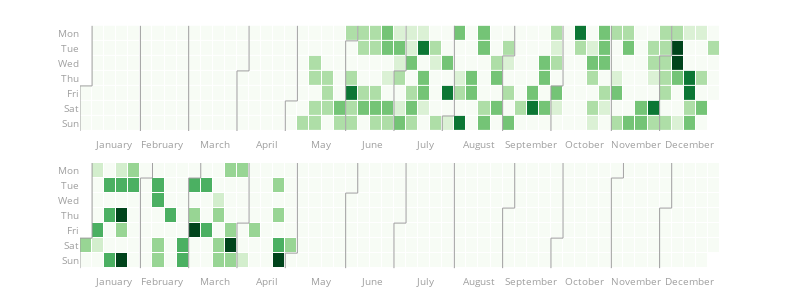

The notebook cell saved with this chart:
### Code cell
import plotly.io as pio
pio.renderers.default = 'jupyterlab' # 'iframe' or 'notebook' or 'colab' or 'jupyterlab'

fig.show() # why does the image not show?

### Figure 1 — Plotly figure (JSON) as saved in the notebook; plotly's stock layout.template omitted (floating-point values rounded to 4 significant figures; data arrays with more than 128 entries replaced by an {"elided": "..."} marker saying what was removed)
{"data": [{"colorscale": [[0, "rgb(247,252,245)"], [0.125, "rgb(229,245,224)"], [0.25, "rgb(199,233,192)"], [0.375, "rgb(161,217,155)"], [0.5, "rgb(116,196,118)"], [0.625, "rgb(65,171,93)"], [0.75, "rgb(35,139,69)"], [0.875, "rgb(0,109,44)"], [1, "rgb(0,68,27)"]], "customdata": {"elided": "365x2 str values"}, "hovertemplate": "%{customdata[0]} <br>%{customdata[1]}=%{z} <br>Week=%{x}", "name": "2021", "showscale": false, "type": "heatmap", "x": {"elided": "365 int values"}, "xaxis": "x", "xgap": 1, "y": {"elided": "365 int values"}, "yaxis": "y", "ygap": 1, "z": {"elided": "365 int values"}}, {"hoverinfo": "skip", "line": {"color": "#9e9e9e", "width": 1}, "mode": "lines", "type": "scatter", "x": [-0.5, -0.5], "xaxis": "x", "y": [3.5, 6.5], "yaxis": "y"}, {"hoverinfo": "skip", "line": {"color": "#9e9e9e", "width": 1}, "mode": "lines", "type": "scatter", "x": [-0.5, 0.5], "xaxis": "x", "y": [3.5, 3.5], "yaxis": "y"}, {"hoverinfo": "skip", "line": {"color": "#9e9e9e", "width": 1}, "mode": "lines", "type": "scatter", "x": [0.5, 0.5], "xaxis": "x", "y": [3.5, -0.5], "yaxis": "y"}, {"hoverinfo": "skip", "line": {"color": "#9e9e9e", "width": 1}, "mode": "lines", "type": "scatter", "x": [4.5, 4.5], "xaxis": "x", "y": [-0.5, 6.5], "yaxis": "y"}, {"hoverinfo": "skip", "line": {"color": "#9e9e9e", "width": 1}, "mode": "lines", "type": "scatter", "x": [8.5, 8.5], "xaxis": "x", "y": [-0.5, 6.5], "yaxis": "y"}, {"hoverinfo": "skip", "line": {"color": "#9e9e9e", "width": 1}, "mode": "lines", "type": "scatter", "x": [12.5, 12.5], "xaxis": "x", "y": [2.5, 6.5], "yaxis": "y"}, {"hoverinfo": "skip", "line": {"color": "#9e9e9e", "width": 1}, "mode": "lines", "type": "scatter", "x": [12.5, 13.5], "xaxis": "x", "y": [2.5, 2.5], "yaxis": "y"}, {"hoverinfo": "skip", "line": {"color": "#9e9e9e", "width": 1}, "mode": "lines", "type": "scatter", "x": [13.5, 13.5], "xaxis": "x", "y": [2.5, -0.5], "yaxis": "y"}, {"hoverinfo": "skip", "line": {"color": "#9e9e9e", "width": 1}, "mode": "lines", "type": "scatter", "x": [16.5, 16.5], "xaxis": "x", "y": [4.5, 6.5], "yaxis": "y"}, {"hoverinfo": "skip", "line": {"color": "#9e9e9e", "width": 1}, "mode": "lines", "type": "scatter", "x": [16.5, 17.5], "xaxis": "x", "y": [4.5, 4.5], "yaxis": "y"}, {"hoverinfo": "skip", "line": {"color": "#9e9e9e", "width": 1}, "mode": "lines", "type": "scatter", "x": [17.5, 17.5], "xaxis": "x", "y": [4.5, -0.5], "yaxis": "y"}, {"hoverinfo": "skip", "line": {"color": "#9e9e9e", "width": 1}, "mode": "lines", "type": "scatter", "x": [21.5, 21.5], "xaxis": "x", "y": [0.5, 6.5], "yaxis": "y"}, {"hoverinfo": "skip", "line": {"color": "#9e9e9e", "width": 1}, "mode": "lines", "type": "scatter", "x": [21.5, 22.5], "xaxis": "x", "y": [0.5, 0.5], "yaxis": "y"}, {"hoverinfo": "skip", "line": {"color": "#9e9e9e", "width": 1}, "mode": "lines", "type": "scatter", "x": [22.5, 22.5], "xaxis": "x", "y": [0.5, -0.5], "yaxis": "y"}, {"hoverinfo": "skip", "line": {"color": "#9e9e9e", "width": 1}, "mode": "lines", "type": "scatter", "x": [25.5, 25.5], "xaxis": "x", "y": [2.5, 6.5], "yaxis": "y"}, {"hoverinfo": "skip", "line": {"color": "#9e9e9e", "width": 1}, "mode": "lines", "type": "scatter", "x": [25.5, 26.5], "xaxis": "x", "y": [2.5, 2.5], "yaxis": "y"}, {"hoverinfo": "skip", "line": {"color": "#9e9e9e", "width": 1}, "mode": "lines", "type": "scatter", "x": [26.5, 26.5], "xaxis": "x", "y": [2.5, -0.5], "yaxis": "y"}, {"hoverinfo": "skip", "line": {"color": "#9e9e9e", "width": 1}, "mode": "lines", "type": "scatter", "x": [29.5, 29.5], "xaxis": "x", "y": [5.5, 6.5], "yaxis": "y"}, {"hoverinfo": "skip", "line": {"color": "#9e9e9e", "width": 1}, "mode": "lines", "type": "scatter", "x": [29.5, 30.5], "xaxis": "x", "y": [5.5, 5.5], "yaxis": "y"}, {"hoverinfo": "skip", "line": {"color": "#9e9e9e", "width": 1}, "mode": "lines", "type": "scatter", "x": [30.5, 30.5], "xaxis": "x", "y": [5.5, -0.5], "yaxis": "y"}, {"hoverinfo": "skip", "line": {"color": "#9e9e9e", "width": 1}, "mode": "lines", "type": "scatter", "x": [34.5, 34.5], "xaxis": "x", "y": [1.5, 6.5], "yaxis": "y"}, {"hoverinfo": "skip", "line": {"color": "#9e9e9e", "width": 1}, "mode": "lines", "type": "scatter", "x": [34.5, 35.5], "xaxis": "x", "y": [1.5, 1.5], "yaxis": "y"}, {"hoverinfo": "skip", "line": {"color": "#9e9e9e", "width": 1}, "mode": "lines", "type": "scatter", "x": [35.5, 35.5], "xaxis": "x", "y": [1.5, -0.5], "yaxis": "y"}, {"hoverinfo": "skip", "line": {"color": "#9e9e9e", "width": 1}, "mode": "lines", "type": "scatter", "x": [38.5, 38.5], "xaxis": "x", "y": [3.5, 6.5], "yaxis": "y"}, {"hoverinfo": "skip", "line": {"color": "#9e9e9e", "width": 1}, "mode": "lines", "type": "scatter", "x": [38.5, 39.5], "xaxis": "x", "y": [3.5, 3.5], "yaxis": "y"}, {"hoverinfo": "skip", "line": {"color": "#9e9e9e", "width": 1}, "mode": "lines", "type": "scatter", "x": [39.5, 39.5], "xaxis": "x", "y": [3.5, -0.5], "yaxis": "y"}, {"hoverinfo": "skip", "line": {"color": "#9e9e9e", "width": 1}, "mode": "lines", "type": "scatter", "x": [43.5, 43.5], "xaxis": "x", "y": [-0.5, 6.5], "yaxis": "y"}, {"hoverinfo": "skip", "line": {"color": "#9e9e9e", "width": 1}, "mode": "lines", "type": "scatter", "x": [47.5, 47.5], "xaxis": "x", "y": [1.5, 6.5], "yaxis": "y"}, {"hoverinfo": "skip", "line": {"color": "#9e9e9e", "width": 1}, "mode": "lines", "type": "scatter", "x": [47.5, 48.5], "xaxis": "x", "y": [1.5, 1.5], "yaxis": "y"}, {"hoverinfo": "skip", "line": {"color": "#9e9e9e", "width": 1}, "mode": "lines", "type": "scatter", "x": [48.5, 48.5], "xaxis": "x", "y": [1.5, -0.5], "yaxis": "y"}, {"colorscale": [[0, "rgb(247,252,245)"], [0.125, "rgb(229,245,224)"], [0.25, "rgb(199,233,192)"], [0.375, "rgb(161,217,155)"], [0.5, "rgb(116,196,118)"], [0.625, "rgb(65,171,93)"], [0.75, "rgb(35,139,69)"], [0.875, "rgb(0,109,44)"], [1, "rgb(0,68,27)"]], "customdata": {"elided": "365x2 str values"}, "hovertemplate": "%{customdata[0]} <br>%{customdata[1]}=%{z} <br>Week=%{x}", "name": "2022", "showscale": false, "type": "heatmap", "x": {"elided": "365 int values"}, "xaxis": "x2", "xgap": 1, "y": {"elided": "365 int values"}, "yaxis": "y2", "ygap": 1, "z": {"elided": "365 int values"}}, {"hoverinfo": "skip", "line": {"color": "#9e9e9e", "width": 1}, "mode": "lines", "type": "scatter", "x": [-0.5, -0.5], "xaxis": "x2", "y": [4.5, 6.5], "yaxis": "y2"}, {"hoverinfo": "skip", "line": {"color": "#9e9e9e", "width": 1}, "mode": "lines", "type": "scatter", "x": [-0.5, 0.5], "xaxis": "x2", "y": [4.5, 4.5], "yaxis": "y2"}, {"hoverinfo": "skip", "line": {"color": "#9e9e9e", "width": 1}, "mode": "lines", "type": "scatter", "x": [0.5, 0.5], "xaxis": "x2", "y": [4.5, -0.5], "yaxis": "y2"}, {"hoverinfo": "skip", "line": {"color": "#9e9e9e", "width": 1}, "mode": "lines", "type": "scatter", "x": [4.5, 4.5], "xaxis": "x2", "y": [0.5, 6.5], "yaxis": "y2"}, {"hoverinfo": "skip", "line": {"color": "#9e9e9e", "width": 1}, "mode": "lines", "type": "scatter", "x": [4.5, 5.5], "xaxis": "x2", "y": [0.5, 0.5], "yaxis": "y2"}, {"hoverinfo": "skip", "line": {"color": "#9e9e9e", "width": 1}, "mode": "lines", "type": "scatter", "x": [5.5, 5.5], "xaxis": "x2", "y": [0.5, -0.5], "yaxis": "y2"}, {"hoverinfo": "skip", "line": {"color": "#9e9e9e", "width": 1}, "mode": "lines", "type": "scatter", "x": [8.5, 8.5], "xaxis": "x2", "y": [0.5, 6.5], "yaxis": "y2"}, {"hoverinfo": "skip", "line": {"color": "#9e9e9e", "width": 1}, "mode": "lines", "type": "scatter", "x": [8.5, 9.5], "xaxis": "x2", "y": [0.5, 0.5], "yaxis": "y2"}, {"hoverinfo": "skip", "line": {"color": "#9e9e9e", "width": 1}, "mode": "lines", "type": "scatter", "x": [9.5, 9.5], "xaxis": "x2", "y": [0.5, -0.5], "yaxis": "y2"}, {"hoverinfo": "skip", "line": {"color": "#9e9e9e", "width": 1}, "mode": "lines", "type": "scatter", "x": [12.5, 12.5], "xaxis": "x2", "y": [3.5, 6.5], "yaxis": "y2"}, {"hoverinfo": "skip", "line": {"color": "#9e9e9e", "width": 1}, "mode": "lines", "type": "scatter", "x": [12.5, 13.5], "xaxis": "x2", "y": [3.5, 3.5], "yaxis": "y2"}, {"hoverinfo": "skip", "line": {"color": "#9e9e9e", "width": 1}, "mode": "lines", "type": "scatter", "x": [13.5, 13.5], "xaxis": "x2", "y": [3.5, -0.5], "yaxis": "y2"}, {"hoverinfo": "skip", "line": {"color": "#9e9e9e", "width": 1}, "mode": "lines", "type": "scatter", "x": [16.5, 16.5], "xaxis": "x2", "y": [5.5, 6.5], "yaxis": "y2"}, {"hoverinfo": "skip", "line": {"color": "#9e9e9e", "width": 1}, "mode": "lines", "type": "scatter", "x": [16.5, 17.5], "xaxis": "x2", "y": [5.5, 5.5], "yaxis": "y2"}, {"hoverinfo": "skip", "line": {"color": "#9e9e9e", "width": 1}, "mode": "lines", "type": "scatter", "x": [17.5, 17.5], "xaxis": "x2", "y": [5.5, -0.5], "yaxis": "y2"}, {"hoverinfo": "skip", "line": {"color": "#9e9e9e", "width": 1}, "mode": "lines", "type": "scatter", "x": [21.5, 21.5], "xaxis": "x2", "y": [1.5, 6.5], "yaxis": "y2"}, {"hoverinfo": "skip", "line": {"color": "#9e9e9e", "width": 1}, "mode": "lines", "type": "scatter", "x": [21.5, 22.5], "xaxis": "x2", "y": [1.5, 1.5], "yaxis": "y2"}, {"hoverinfo": "skip", "line": {"color": "#9e9e9e", "width": 1}, "mode": "lines", "type": "scatter", "x": [22.5, 22.5], "xaxis": "x2", "y": [1.5, -0.5], "yaxis": "y2"}, {"hoverinfo": "skip", "line": {"color": "#9e9e9e", "width": 1}, "mode": "lines", "type": "scatter", "x": [25.5, 25.5], "xaxis": "x2", "y": [3.5, 6.5], "yaxis": "y2"}, {"hoverinfo": "skip", "line": {"color": "#9e9e9e", "width": 1}, "mode": "lines", "type": "scatter", "x": [25.5, 26.5], "xaxis": "x2", "y": [3.5, 3.5], "yaxis": "y2"}, {"hoverinfo": "skip", "line": {"color": "#9e9e9e", "width": 1}, "mode": "lines", "type": "scatter", "x": [26.5, 26.5], "xaxis": "x2", "y": [3.5, -0.5], "yaxis": "y2"}, {"hoverinfo": "skip", "line": {"color": "#9e9e9e", "width": 1}, "mode": "lines", "type": "scatter", "x": [30.5, 30.5], "xaxis": "x2", "y": [-0.5, 6.5], "yaxis": "y2"}, {"hoverinfo": "skip", "line": {"color": "#9e9e9e", "width": 1}, "mode": "lines", "type": "scatter", "x": [34.5, 34.5], "xaxis": "x2", "y": [2.5, 6.5], "yaxis": "y2"}, {"hoverinfo": "skip", "line": {"color": "#9e9e9e", "width": 1}, "mode": "lines", "type": "scatter", "x": [34.5, 35.5], "xaxis": "x2", "y": [2.5, 2.5], "yaxis": "y2"}, {"hoverinfo": "skip", "line": {"color": "#9e9e9e", "width": 1}, "mode": "lines", "type": "scatter", "x": [35.5, 35.5], "xaxis": "x2", "y": [2.5, -0.5], "yaxis": "y2"}, {"hoverinfo": "skip", "line": {"color": "#9e9e9e", "width": 1}, "mode": "lines", "type": "scatter", "x": [38.5, 38.5], "xaxis": "x2", "y": [4.5, 6.5], "yaxis": "y2"}, {"hoverinfo": "skip", "line": {"color": "#9e9e9e", "width": 1}, "mode": "lines", "type": "scatter", "x": [38.5, 39.5], "xaxis": "x2", "y": [4.5, 4.5], "yaxis": "y2"}, {"hoverinfo": "skip", "line": {"color": "#9e9e9e", "width": 1}, "mode": "lines", "type": "scatter", "x": [39.5, 39.5], "xaxis": "x2", "y": [4.5, -0.5], "yaxis": "y2"}, {"hoverinfo": "skip", "line": {"color": "#9e9e9e", "width": 1}, "mode": "lines", "type": "scatter", "x": [43.5, 43.5], "xaxis": "x2", "y": [0.5, 6.5], "yaxis": "y2"}, {"hoverinfo": "skip", "line": {"color": "#9e9e9e", "width": 1}, "mode": "lines", "type": "scatter", "x": [43.5, 44.5], "xaxis": "x2", "y": [0.5, 0.5], "yaxis": "y2"}, {"hoverinfo": "skip", "line": {"color": "#9e9e9e", "width": 1}, "mode": "lines", "type": "scatter", "x": [44.5, 44.5], "xaxis": "x2", "y": [0.5, -0.5], "yaxis": "y2"}, {"hoverinfo": "skip", "line": {"color": "#9e9e9e", "width": 1}, "mode": "lines", "type": "scatter", "x": [47.5, 47.5], "xaxis": "x2", "y": [2.5, 6.5], "yaxis": "y2"}, {"hoverinfo": "skip", "line": {"color": "#9e9e9e", "width": 1}, "mode": "lines", "type": "scatter", "x": [47.5, 48.5], "xaxis": "x2", "y": [2.5, 2.5], "yaxis": "y2"}, {"hoverinfo": "skip", "line": {"color": "#9e9e9e", "width": 1}, "mode": "lines", "type": "scatter", "x": [48.5, 48.5], "xaxis": "x2", "y": [2.5, -0.5], "yaxis": "y2"}], "layout": {"font": {"color": "#9e9e9e", "size": 10}, "height": 300, "margin": {"b": 20, "t": 20}, "plot_bgcolor": "#fff", "showlegend": false, "title": {"text": ""}, "width": 800, "xaxis": {"anchor": "y", "domain": [0, 1], "showgrid": false, "showline": false, "tickmode": "array", "ticktext": ["January", "February", "March", "April", "May", "June", "July", "August", "September", "October", "November", "December"], "tickvals": [2.286, 6.286, 10.71, 15, 19.43, 23.71, 28.14, 32.57, 36.86, 41.29, 45.57, 50], "zeroline": false}, "xaxis2": {"anchor": "y2", "domain": [0, 1], "showgrid": false, "showline": false, "tickmode": "array", "ticktext": ["January", "February", "March", "April", "May", "June", "July", "August", "September", "October", "November", "December"], "tickvals": [2.286, 6.286, 10.71, 15, 19.43, 23.71, 28.14, 32.57, 36.86, 41.29, 45.57, 50], "zeroline": false}, "yaxis": {"anchor": "x", "autorange": "reversed", "domain": [0.54, 1], "showgrid": false, "showline": false, "tickmode": "array", "ticktext": ["Mon", "Tue", "Wed", "Thu", "Fri", "Sat", "Sun"], "tickvals": [0, 1, 2, 3, 4, 5, 6], "zeroline": false}, "yaxis2": {"anchor": "x2", "autorange": "reversed", "domain": [0, 0.46], "showgrid": false, "showline": false, "tickmode": "array", "ticktext": ["Mon", "Tue", "Wed", "Thu", "Fri", "Sat", "Sun"], "tickvals": [0, 1, 2, 3, 4, 5, 6], "zeroline": false}}}
